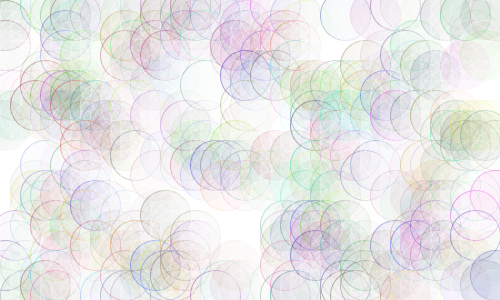
Frame 1 (no input)
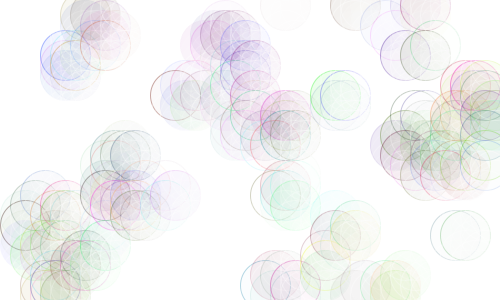
Frame 60 (the mouse pressed at the canvas centre just before this capture)
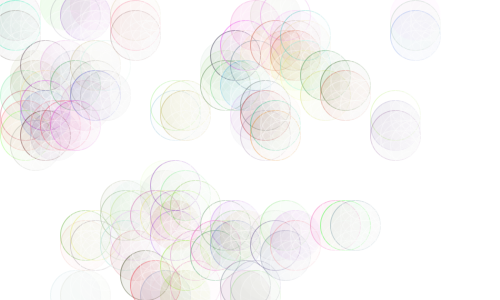
Frame 120 (the mouse held since frame 60 and released just before this capture)

The Processing sketch that drew these frames (run headless with seeded random() and noise(); from frame 60 on, the mouse is pressed at the canvas centre):

// Processing sketch: c7_2_ca
// ── c7_2_ca.pde
import java.util.List;
import java.util.ArrayList;


Cell[][] cellArray;
int NUM_X;
int NUM_Y;
final int CELL_SIZE = 10;

void setup(){
    size(500,300);
    NUM_X = floor(width/CELL_SIZE);
    NUM_Y = floor(height/CELL_SIZE);
    restart();
}

void restart(){
    cellArray = new Cell[NUM_X][NUM_Y];
    for(int x=0; x<NUM_X; x++){
        for(int y=0; y<NUM_Y; y++){
            cellArray[x][y] = new Cell(x, y);
        }
    }

    for(int x=0; x<NUM_X; x++){
        for(int y=0; y<NUM_Y; y++){
            int above = y-1;
            int below = y+1;
            int left = x-1;
            int right = x+1;
            if(above < 0){
                above = NUM_Y-1;
            }
            if(below == NUM_Y){
                below = 0;
            }
            if(left < 0){
                left = NUM_X-1;
            }
            if(right == NUM_X){
                right = 0;
            }
            cellArray[x][y].addNeighbour(cellArray[left][above]);
            cellArray[x][y].addNeighbour(cellArray[left][y]);
            cellArray[x][y].addNeighbour(cellArray[left][below]);
            cellArray[x][y].addNeighbour(cellArray[x][above]);
            cellArray[x][y].addNeighbour(cellArray[x][below]);
            cellArray[x][y].addNeighbour(cellArray[right][above]);
            cellArray[x][y].addNeighbour(cellArray[right][y]);
            cellArray[x][y].addNeighbour(cellArray[right][below]);
        }
    }
}

void draw(){
    background(255);
    for(int x=0; x<NUM_X; x++){
        for(int y=0; y<NUM_Y; y++){
            cellArray[x][y].calcNextState();
        }
    }
    translate(CELL_SIZE/2, CELL_SIZE/2);

    for(int x=0; x<NUM_X; x++){
        for(int y=0; y<NUM_Y; y++){
            cellArray[x][y].draw();
        }
    }
}

void mousePressed(){
    restart();
}

class Cell{
    private float x, y;
    private boolean state;
    private boolean nextState;
    List<Cell> neighbours;
    color fillCol;
    color blankCol;

    Cell(float ex, float why){
        this.x = ex * CELL_SIZE;
        this.y = why * CELL_SIZE;
        this.nextState = random(2)>1;
        this.state = nextState;
        this.neighbours = new ArrayList();
        this.fillCol = color(random(255), random(255), random(255));
        this.blankCol = color(255);
    }

    void addNeighbour(Cell cell){
        this.neighbours.add(cell);
    }

    private int getLiveCount(){
        int n = 0;
        for(Cell c : this.neighbours){
            if(c.state){
                n++;
            }
        }
        return n;
    }

    void calcNextState(){
        boolean _nextState = true;
        int n = this.getLiveCount();
        if(this.state){
            // alive
            _nextState = (n == 2 || n == 3);
        }else{
            // dead
            _nextState = n == 3;
        }
        this.nextState = _nextState;
    }
    
    void draw(){
        this.state = this.nextState;
        color c = this.state ? this.fillCol : this.blankCol;
        fill(c, random(25));
        stroke(c, random(100));
        ellipse(this.x, this.y, CELL_SIZE*5, CELL_SIZE*5);
    }
}
